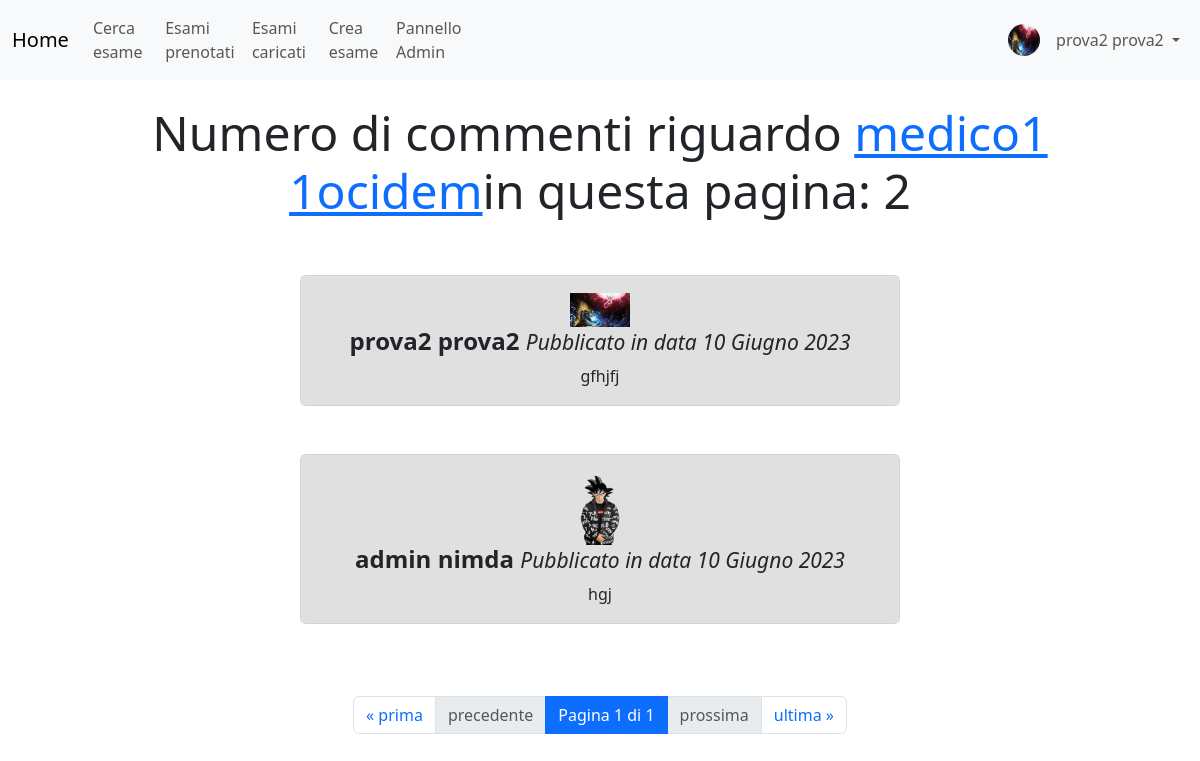
/medici/recensioni_medico/1/ (signed in), run on an earlier commit of the app's database.
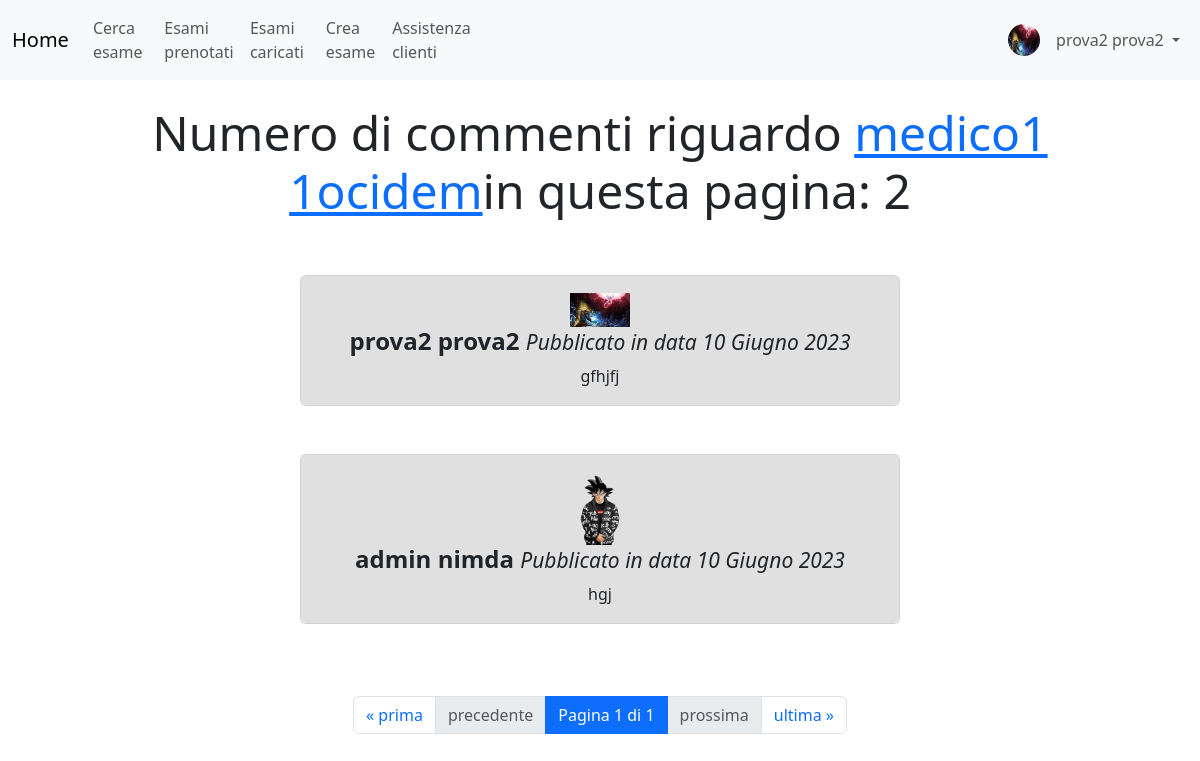
And on a later commit of the database.
### gestione_medici/views.py (the view)
# urls.py: path('recensioni_medico/<int:pk>/', CommentiMedicoView.as_view(), name='commenti_totali'),
class CommentiMedicoView(ListView):
    title = "Pagina con i commenti sul medico"
    model = Commento
    template_name = "gestione_medici/commenti_totali.html"
    paginate_by = 2
    def get_queryset(self):
        medico = Medico.objects.get(pk=self.kwargs['pk'])
        self.context = {'medico': medico}
        return medico.commenti.all()
    def get_context_data(self, **kwargs):
        self.context = self.context | super().get_context_data(**kwargs) #unione due dizionari
        return self.context

### gestione_medici/models.py (called while the page is built)
    def __str__(self):
        return self.utente.__str__()

### utenti_custom/models.py (called while the page is built)
    def __str__(self):
        return f"{self.first_name} {self.last_name}"

### gestione_medici/templates/gestione_medici/commenti_totali.html (shortened to what this page needs)
{% extends 'base.html' %}
{% load static %}
{% block content %}
<br>
  <div class="container">
    <h2 class="display-5 text-center">Numero di commenti riguardo <a href={% url 'gestione_medici:informazioni_medico'
      view.kwargs.pk %}>{{medico}}</a>in questa pagina: {{ object_list.count }} </h2>
  </div>
<br>
{% for c in object_list %}
<br>
<div class="d-flex aligns-items-center justify-content-center card text-center w-50 mx-auto">
    <div class="media border" style="background-color: #E0E0E0;">
        <div class="mr-3 mt-3" >
          {% if c.commentatore.foto_profilo%}
            <img src={{c.commentatore.foto_profilo.url}} class="media-object" style="width:60px">
          {% else %}
            <img src="{% static '/immagini/blank_profile_picture.png' %}" class="media-object" style="width:60px">
          {% endif %}
        </div>
        <div class="media-body" style="word-break: break-all">
          <h4><b>{{c.commentatore}}</b> <small><i>Pubblicato in data {{c.data}}</i></small></h4>
          <p>{{c.testo}}</p>
        </div>
    </div>
</div>
<br>
{%endfor%}
<br>
{% include "paginatore.html" %}
{% endblock %}

### templates/base.html (shortened to what this page needs)
<!DOCTYPE html>
<html lang="en">
{% load static %}
<head>
  <link rel="stylesheet" href="https://cdn.jsdelivr.net/npm/bootstrap@5.3.0/dist/css/bootstrap.min.css">
  {% load crispy_forms_tags %}
</head>
<body>
  <nav class="navbar navbar-expand-sm bg-light navbar-light">
    <div class="container-fluid ">
      {% block navbar %}
      <a class="navbar-brand" href="{% url 'home' %}">Home</a>
      <div class="collapse navbar-collapse" id="collapsibleNavbar">
        <ul class="navbar-nav">
          <li class="nav-item">
            <a class="nav-link" href="{% url 'gestione_utenti:ricerca_esami' %}">Cerca esame</a>
          </li>
          <li class="nav-item">
            <a class="nav-link" href="{% url 'gestione_utenti:situazione' %}">Esami prenotati</a>
          </li>
          {% if request.user.groups.all.0.name == 'Medici' %}
          <li class="nav-item">
            <a class="nav-link" href="{% url 'gestione_medici:esami_caricati' %}">Esami caricati</a>
          </li>
          <li class="nav-item">
            <a class="nav-link" href="{% url 'gestione_medici:crea_esame' %}">Crea esame</a>
          </li>
          {% endif%}
          {% if request.user.groups.all.0.name == 'Assistenza' %}
          <li class="nav-item">
            <a class="nav-link" href="{% url 'gestione_assistenza:utenti_attesa' %}">Utenti in attesa</a>
          </li>
          <li class="nav-item">
            <a class="nav-link" href="{% url 'admin:index' %}">Pannello Assistenza</a>
          </li>
          {% elif not request.user.is_staff %}
          <li class="nav-item">
            <a class="nav-link" href="{% url 'gestione_assistenza:richiesta_assistenza' %}">Assistenza clienti</a>
          </li>
          {% else %}
          <li class="nav-item">
            <a class="nav-link" href="{% url 'admin:index' %}">Pannello Admin</a>
          </li>
          {% endif%}
        </ul>
        <div class="navbar-collapse collapse w-100 order-3 dual-collapse2">
          <ul class="navbar-nav ms-auto">
            <li class="nav-item">
              <span class="navbar-text">
                {% if request.user.is_authenticated and request.user.foto_profilo %}
                  <img src="{{ request.user.foto_profilo.url }}" alt="Foto profilo" class="rounded-circle mt-1 me-2" style="width: 32px; height: 32px;">
                {% else %}
                  <img src="{% static '/immagini/blank_profile_picture.png' %}" alt="Immagine default" class="rounded-circle mt-1 me-2" style="width: 32px; height: 32px;">
                {% endif %}
              </span>
            </li>
            <li class="nav-item dropdown">
              <a class="nav-link dropdown-toggle" id="navbarDropdownMenuLink" role="button" data-bs-toggle="dropdown" aria-haspopup="true" aria-expanded="false">
                {% if request.user.is_authenticated %}
                  {{ request.user }}
                {% else %}
                  Utente anonimo
                {% endif %}
              </a>
          </ul>
        </div>
      </div>
      {% endblock %}
    </div>
  </nav>
{% block content %}
{% endblock %}
</body>
</html>

What changed in the data, as far as the page shows it:
changed UtenteCustom "prova2 prova2": is_staff True → False (drawn)
Also different on the page:
text no longer shown: "Pannello Admin"
text now shown: "Assistenza clienti"
